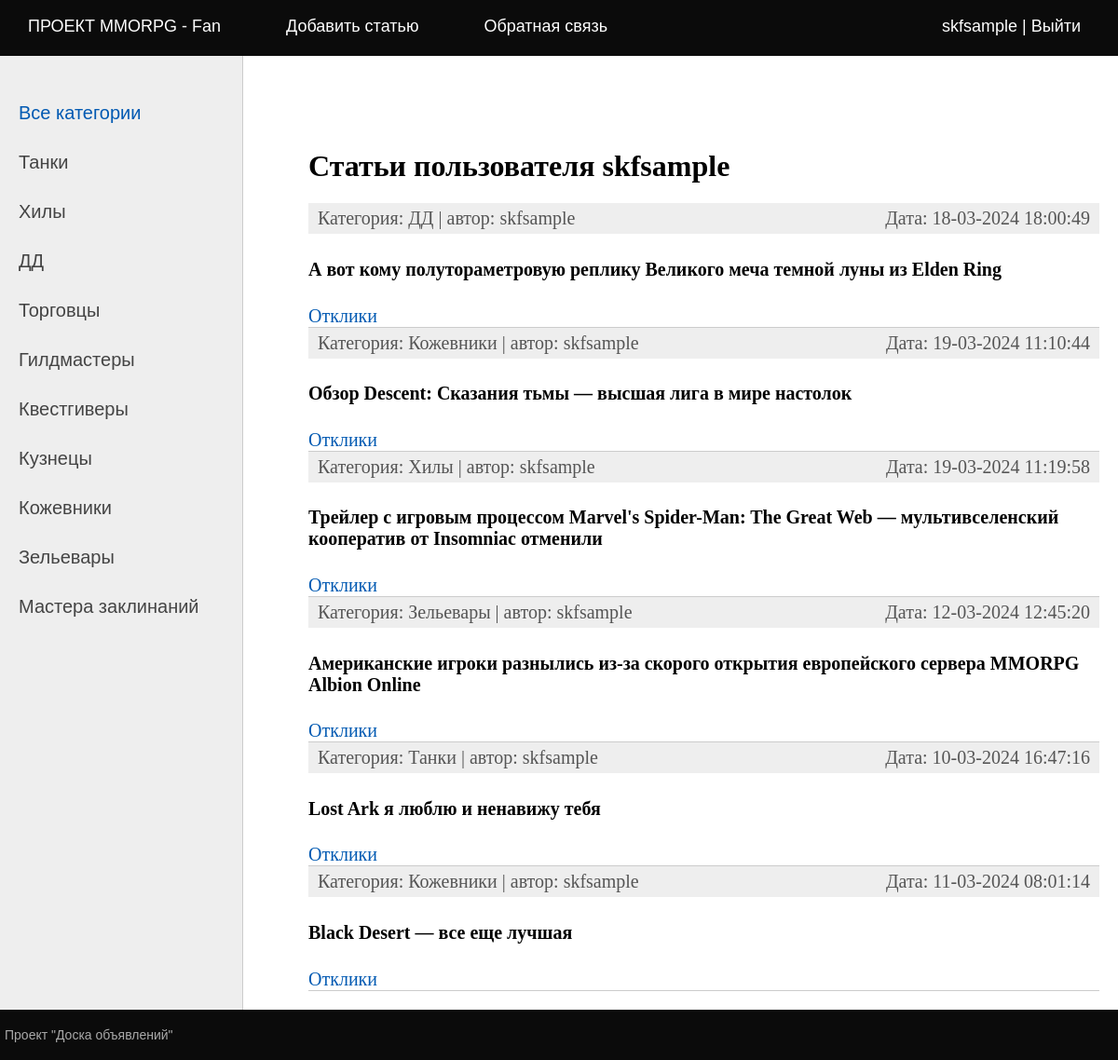
Page /mypost/1/ (signed in) on the earlier database version.
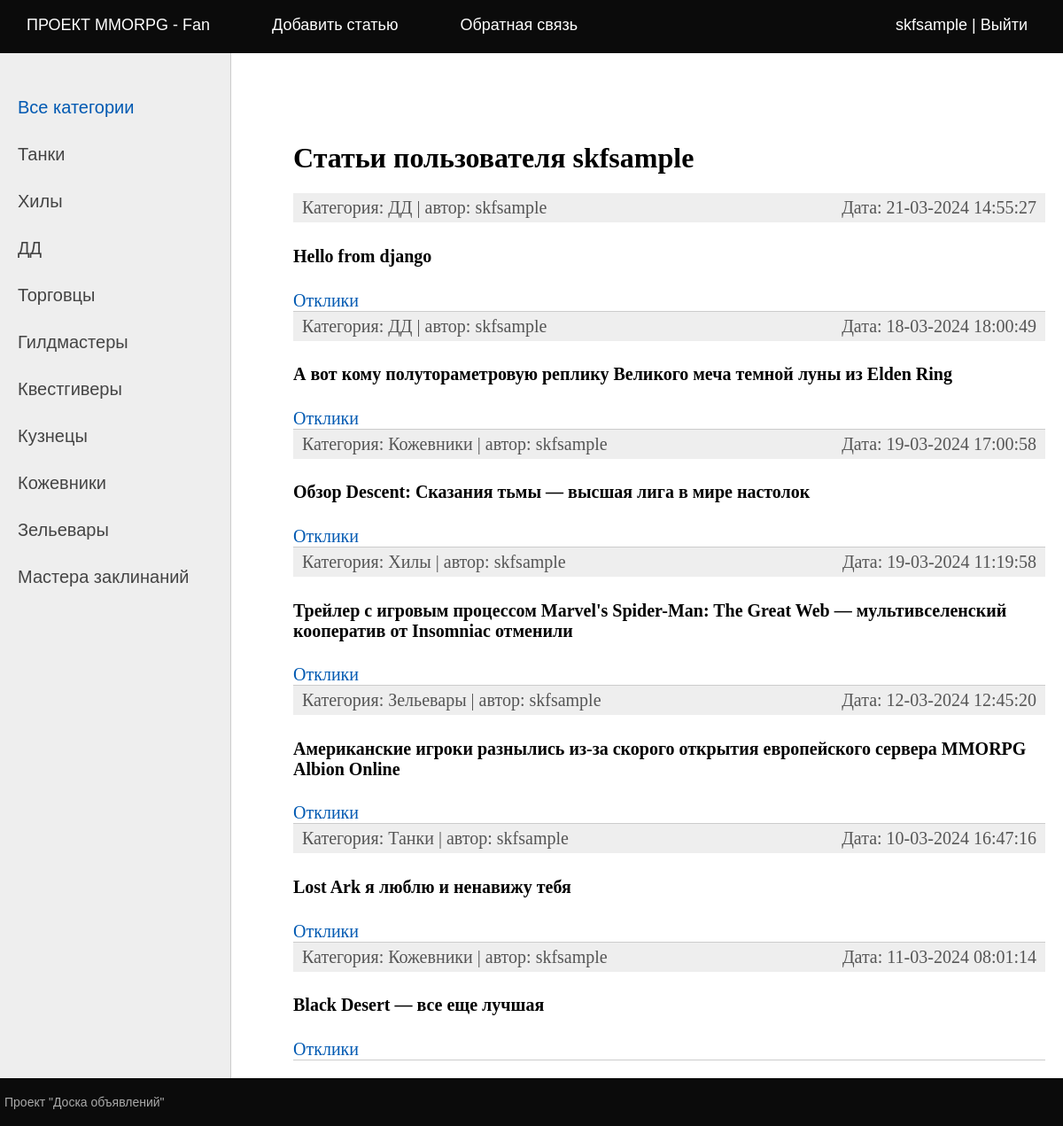
Same page on the later database version.
### bbapp/models.py (models this page shows, shortened)
class Category(models.Model):
    name = models.CharField(max_length=128, db_index=True, verbose_name='Категория')
    slug = models.SlugField(max_length=255, unique=True, db_index=True)
    class Meta:
        verbose_name = 'Категория'
        verbose_name_plural = 'Категории'

class Bullets(models.Model):
    class PublishedStatus(models.IntegerChoices):
        DRAFT = 0, 'Черновик'
        PUBLISHED = 1, 'Опубликовано'
    title = models.CharField(max_length=128, verbose_name='Заголовок')
    slug = models.SlugField(max_length=128, unique=True, db_index=True, verbose_name='Slug')
    photo = models.ImageField(upload_to='photos/%Y/%m/%d',
                              verbose_name='Фото', default=None, blank=True, null=True)
    content = RichTextField(blank=True, verbose_name='Контент')
    dateCreation = models.DateTimeField(auto_now_add=True, verbose_name='Дата создания')
    dateUpdate = models.DateTimeField(auto_now=True, verbose_name='Дата изменения')
    is_published = models.BooleanField(choices=tuple(map(lambda x: (bool(x[0]), x[1]), PublishedStatus.choices)),
                                       default=PublishedStatus.DRAFT, verbose_name='Статус')
    cat = models.ForeignKey('Category', on_delete=models.PROTECT, verbose_name='Категория')
    author = models.ForeignKey(get_user_model(), on_delete=models.SET_NULL,
                               related_name='posts', null=True, default=None)
    objects = models.Manager()
    published = PublishedManager()
    class Meta:
        verbose_name = 'Доска объявлений'
        verbose_name_plural = 'Доска объявлений'
        ordering = ['-dateCreation']
        indexes = [
            models.Index(fields=['-dateCreation'])
        ]

### bbapp/views.py (the view)
# urls.py: path('mypost/<int:pk>/', views.ShowUserPosts.as_view(), name='post_user'),
class ShowUserPosts(LoginRequiredMixin, DataMixin, ListView):
    model = Bullets
    paginate_by = 20
    template_name = 'bbapp/list_mypost.html'
    context_object_name = 'userPost'
    title = f'Bullets.pk | {Bullets.title}'

### accounts/context_processors.py (called while the page is built)
def get_bbapp_context(request):
    return {'mainmenu': menu}

### bbapp/templatetags/bb_tags.py (called while the page is built)
@register.inclusion_tag('bbapp/list_categories.html')
def show_categories(cat_selected=0):
    cats = Category.objects.all()
    return {'cats': cats, 'cat_selected': cat_selected}

### bbapp/templates/bbapp/list_mypost.html (shortened to what this page needs)
{% extends 'default.html' %}
{% block content %}
<h1>Статьи пользователя {{user}}</h1>
<ul class="list-articles">
	{% for bullet in userPost %}
	{% if bullet.author.id == user.id %}
	<li>
	<div class="article-panel">
		<p class="first">Категория: {{bullet.cat.name}} | автор: {{ bullet.author.username|default:"Неизвестен" }}</p>
		<p class="last">Дата: {{bullet.dateUpdate|date:"d-m-Y H:i:s"}}</p>
	</div>
		<h4>{{bullet.title}}</h4>
		<a href="{% url 'post_comments' bullet.id %}">Отклики</a>
	</li>
	{% endif %}
	{% endfor %}
</ul>
{% endblock %}

### templates/default.html (shortened to what this page needs)
{% load static %}
{% load bb_tags %}
<!DOCTYPE html>
<html lang="en">
<head>
	<link type="text/css" href="{% static 'bbapp/css/styles.css' %}" rel="stylesheet" />
</head>
<body>
<table class="table-page" border=0 cellpadding="0" cellspacing="0">
<tr><td valign=top>
{% block mainmenu %}
		<div class="header">
			<ul id="mainmenu" class="mainmenu">
{% for m in mainmenu %}
				<li><a href="{% url m.url_name %}">{{m.title}}</a></li>
{% endfor %}
{% if user.is_authenticated %}
			<li class="last"><a href="{% url 'accounts:profile' %}">{{user.username}}</a> |
				<a href="{% url 'accounts:logout' %}">Выйти</a></li>
{% else %}
			<li class="last"><a href="{% url 'accounts:login' %}">Войти</a> |
				<a href="{% url 'accounts:register' %}">Регистрация</a></li>
{% endif %}
			</ul>
		</div>
{% endblock mainmenu %}
<table class="table-content" border=0 cellpadding="0" cellspacing="0">
<tr>
	<td valign="top" class="left-chapters">
	<ul id="leftchapters">
		{% if cat_selected == 0 or cat_selected is None %}
		<li class="selected">Все категории</li>
		{% else %}
		<li><a href="{% url 'home' %}">Все категории</a></li>
		{% endif %}
		{% show_categories cat_selected %}
	</ul>
	</td>
<td valign="top" class="content">
	<div class="content-text">
{% block content %}
{% endblock %}
	</div>
</td></tr></table>
</td></tr>
<tr><td valign=top>
	<div id="footer">
		<p>Проект "Доска объявлений"</p>
	</div>
</td></tr></table>
</body>
</html>

### bbapp/templates/bbapp/list_categories.html
{% for cat in cats %}
{% if cat.id == cat_selected %}
<li class="selected">{{ cat.name }}</li>
{% else %}
<li><a href="{% url 'category' cat.pk %}">{{ cat.name }}</a></li>
{% endif %}
{% endfor %}

Differences in the rows shown:
added Bullets: cat.name "ДД", author.username "skfsample", dateUpdate "21-03-2024 14:55:27", title "Hello from django"
changed Bullets "Обзор Descent: Сказания тьмы — высшая лига в мире настолок": dateUpdate "19-03-2024 11:10:44" → "19-03-2024 17:00:58"
